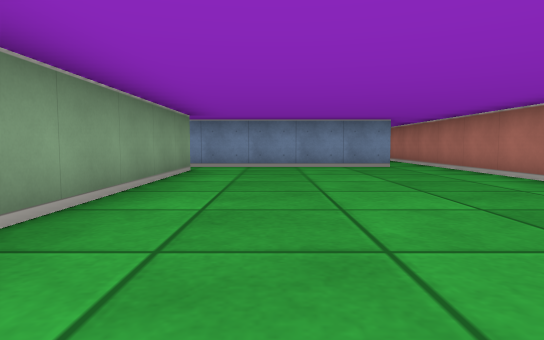
view 1 (above)

24 first-person views from a walk through a cub3D maze. The camera is about half as high as the walls, tilts 4° down and sees 75° across. The floor is counted in squares. Each view is taken from the middle of a square. On the plan, view 1 faces up. The plan holds only what a view shows up to about 9 squares ahead; the rest is blank.

view 2
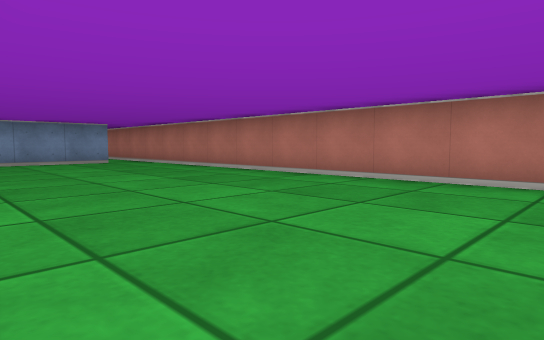

view 3
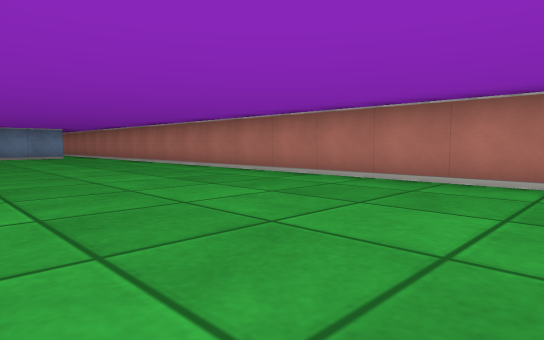

view 4
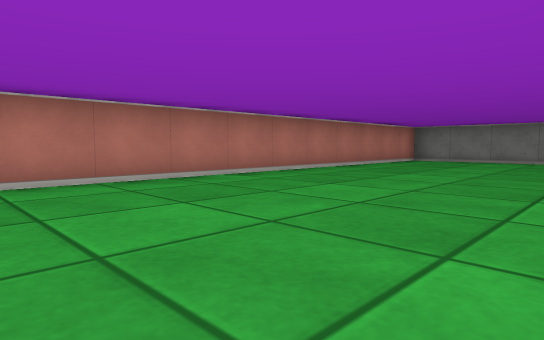

view 5
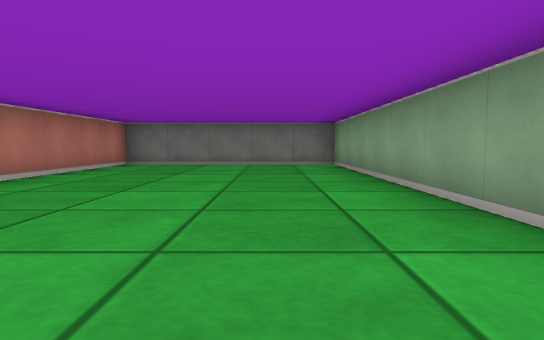

view 6
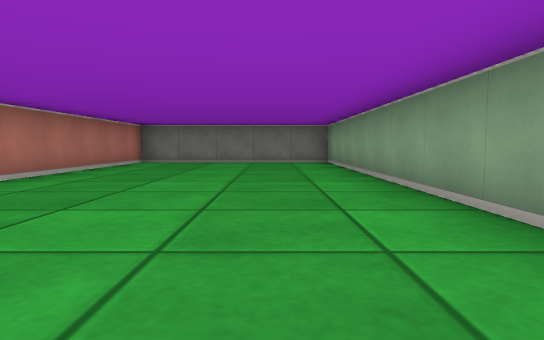

view 7
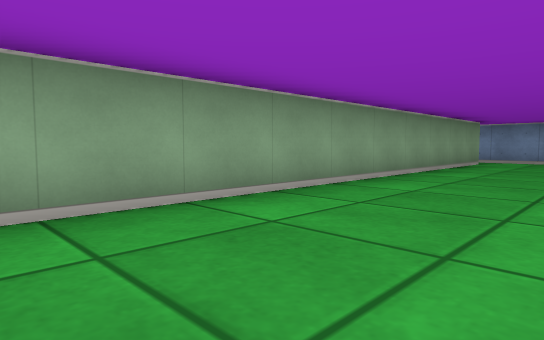

view 8
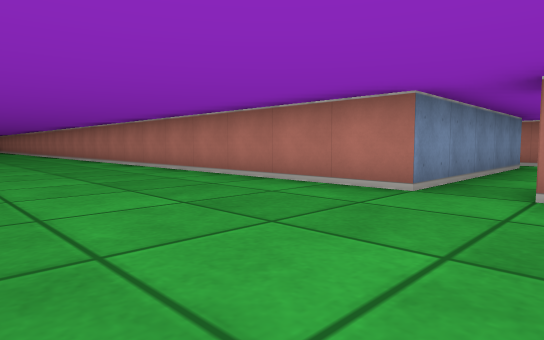

view 9
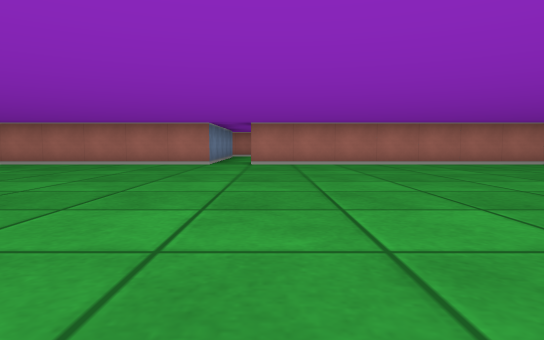

view 10
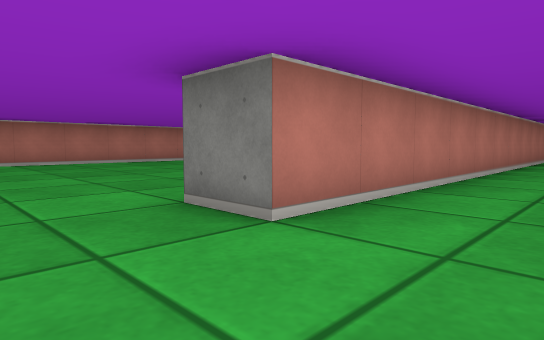

view 11
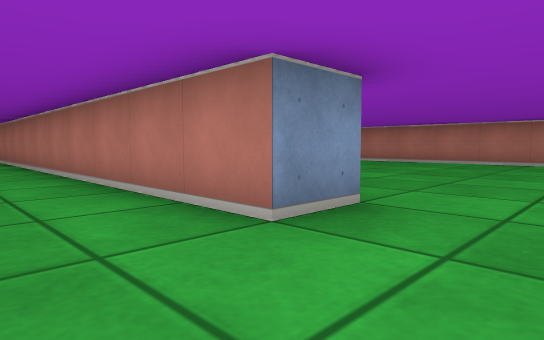

view 12
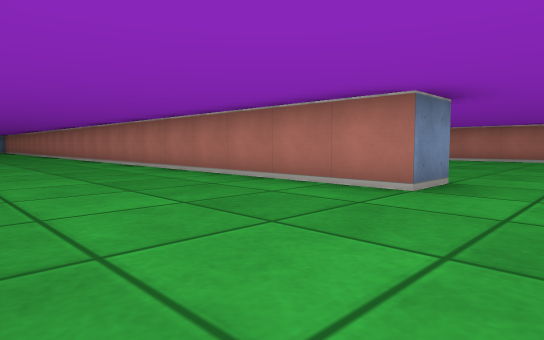

view 13
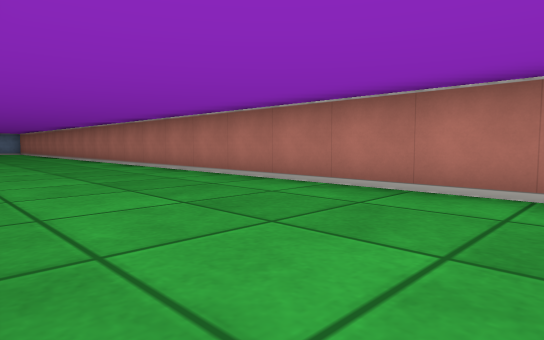

view 14
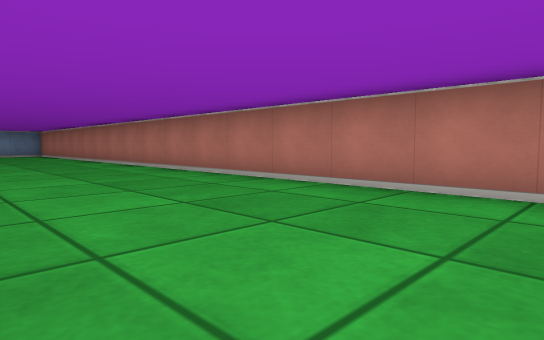

view 15
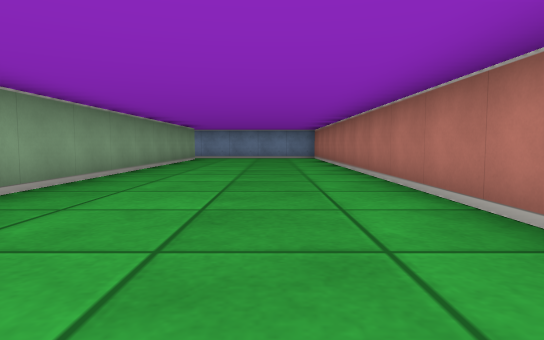

view 16
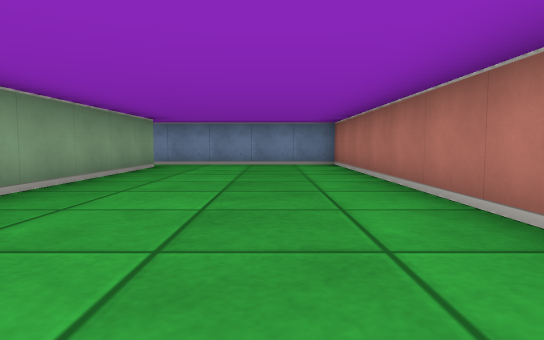

view 17
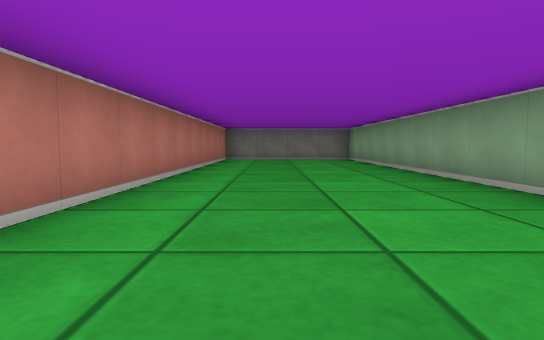

view 18
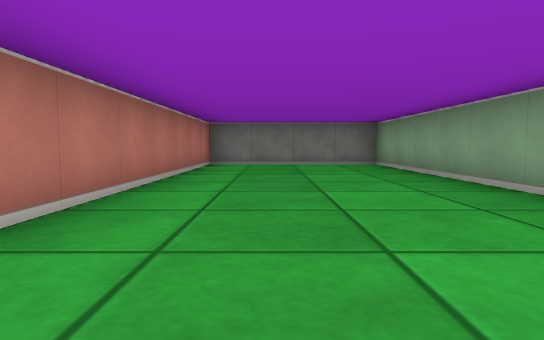

view 19
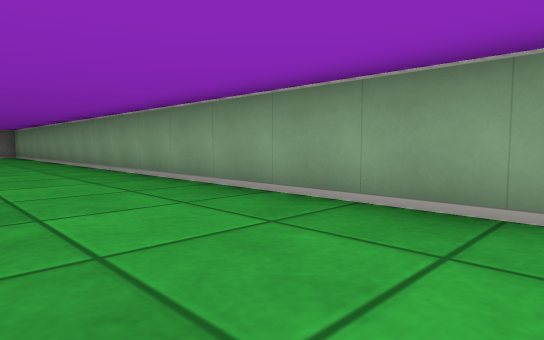

view 20
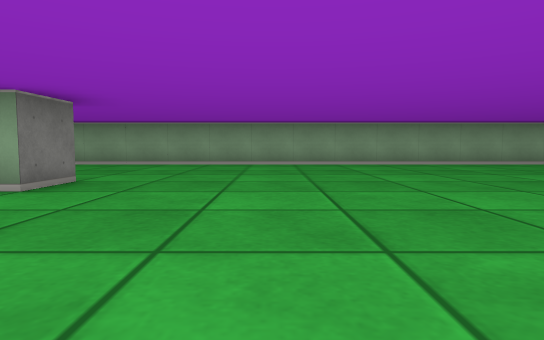

view 21
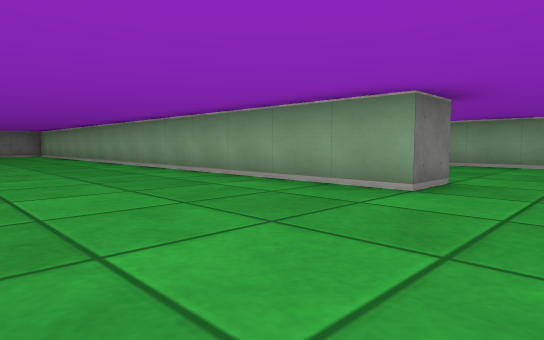

view 22
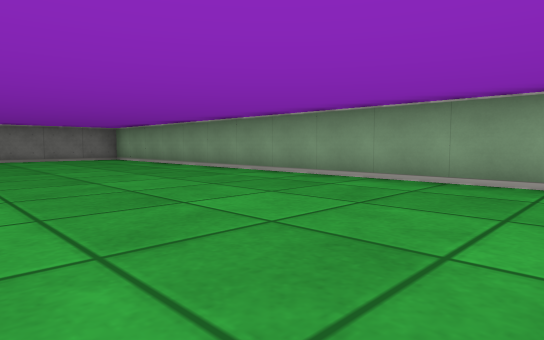

view 23
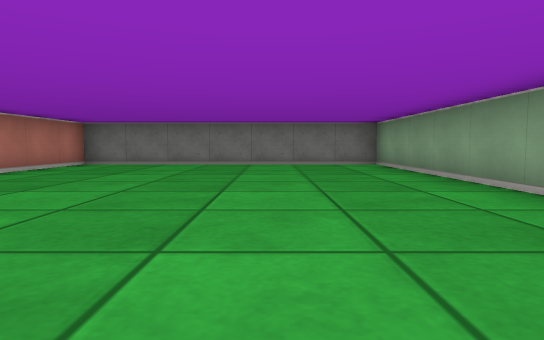

view 24
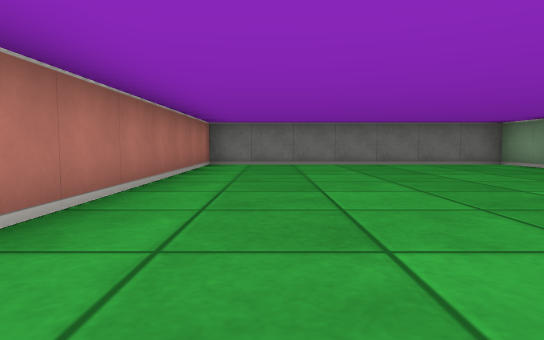

### Floor plan
Points are (right, up) in squares from view 1. A wall is a line through its corners. A room is listed if a view was taken in it or the views show most of it. See-through windows are left out.
Room 1 (views 1, 2, 3, 4, 5, 6, 7)
walls: (-1.5, -4.9) (-1.5, -12.5) (3.5, -12.5) (3.5, 7.6); (-1.5, 6.5) (-1.5, -2.8); (2.6, 7.5) (-2.5, 7.5)
ways out: opening at (-2, 7) to room 2; opening at (3, 8)
Room 2 (views 8, 9, 10, 11, 12, 13, 14, 15, 16, 17, 18, 19, 20, 21, 22, 23, 24)
walls: (-9.4, 9.5) (-10.5, 9.5) (-10.5, 32.5) (-14.9, 32.5); (-2.5, 7.5) (-2.5, 15.4); (-14.5, 11.6) (-14.5, -12.5) (-10.5, -12.5) (-10.5, 2.5) (-9.5, 2.5) (-9.5, -12.5) (-2.5, -12.5) (-2.5, -5.9); (-2.5, -0.6) (-2.5, 6.5); (-14.5, 31.5) (-14.5, 23.1)
ways out: opening at (-2, 7) to room 1; opening at (-15, 32)

Where each view was taken, in squares from view 1:
view 1: 0 up, 0 right, facing up
view 2: 2 down, 1 left, facing up-right
view 3: 6 down, 1 left, facing up-right
view 4: 2 down, 1 left, facing down-right
view 5: 4 down, 0 right, facing down
view 6: 3 down, 0 right, facing down
view 7: 3 down, 1 right, facing up-left
view 8: 6 up, 6 left, facing up-right
view 9: 6 up, 11 left, facing right
view 10: 4 up, 12 left, facing down-right
view 11: 8 up, 12 left, facing up-right
view 12: 8 up, 14 left, facing up-right
view 13: 12 up, 14 left, facing up-right
view 14: 16 up, 14 left, facing up-right
view 15: 20 up, 12 left, facing up
view 16: 24 up, 12 left, facing up
view 17: 1 down, 12 left, facing down
view 18: 4 down, 12 left, facing down
view 19: 3 up, 12 left, facing down-left
view 20: 5 up, 6 left, facing left
view 21: 4 up, 6 left, facing down-left
view 22: 1 down, 5 left, facing down-left
view 23: 4 down, 7 left, facing down
view 24: 4 down, 4 left, facing down
